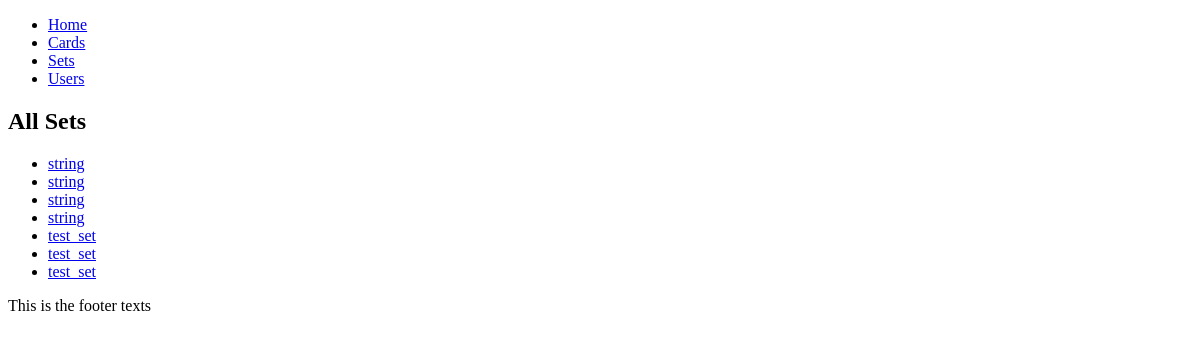
The page /sets on the database as committed earlier.
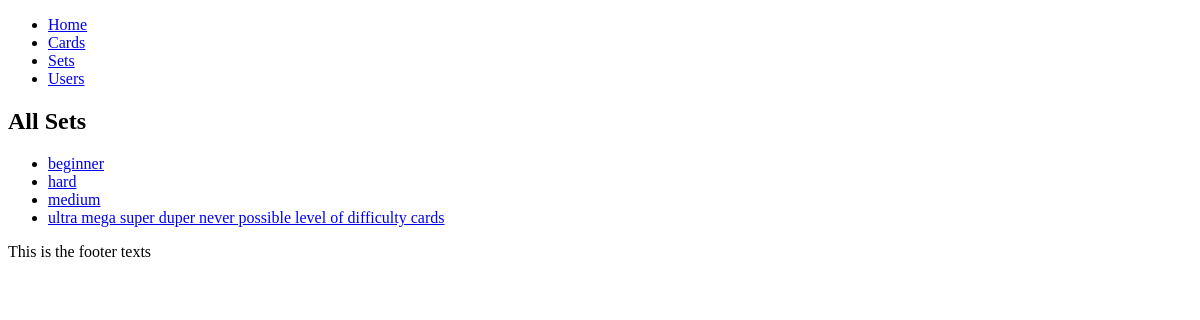
The same page on the database as committed later.
### main.py (models this page shows)
class Set(SQLModel, table=True):
    id: int | None = Field(default=None, primary_key=True)
    name: str
    cards: list["Card"] = Relationship(back_populates="set")

### main.py (the view)
@app.get("/sets", response_class=HTMLResponse)
async def list_sets(request: Request, session: SessionDep):
    sets = session.exec(select(Set).order_by(Set.name)).all()
    return templates.TemplateResponse(
        request=request, name="sets.html", context={"sets":sets}
    )

### templates/sets.html
{% extends "base.html" %}
{% block content %}
    <h1>All Sets</h1>
    <ul>
        {% for s in sets %}
            <li>
                <a href="{{ url_for('get_set', set_id=s.id) }}">{{ s.name }}</a>
            </li>
        {% endfor %}
    </ul>
{% endblock %}

### templates/base.html (shortened to what this page needs)
<!DOCTYPE html>
<html lang="en">
  <head>
        {% block head %}
        <link href="{{ url_for('static', path='/css/styles.css') }}" rel="stylesheet">
        {% endblock %}
  </head>
  <body>
    <header>
      <nav>
        <ul>
          <li><a href="{{ url_for('root') }}">Home</a></li>
          <li><a href="{{ url_for('getCards') }}">Cards</a></li>
          <li><a href="{{ url_for('list_sets') }}">Sets</a></li>
          <li><a href="{{ url_for('list_users') }}">Users</a></li>
        </ul>
      </nav>
    </header>
    <section id="content">{% block content %}{% endblock %}</section>
    <footer>
      <a>This is the footer texts</a>
    </footer>
  </body>
</html>

### static/css/styles.css (style rules this page uses)
body { color: rgb(0, 0, 0); }

Rows that differ between the two databases and show on the page:
removed Set: name "string"
removed Set: name "string"
removed Set: name "string"
changed Set: name "test_set" → "beginner"; moves up the list
changed Set: name "test_set" → "hard"; moves up the list
changed Set: name "test_set" → "medium"; moves down the list
changed Set: name "string" → "ultra mega super duper never possible level of difficulty cards"
